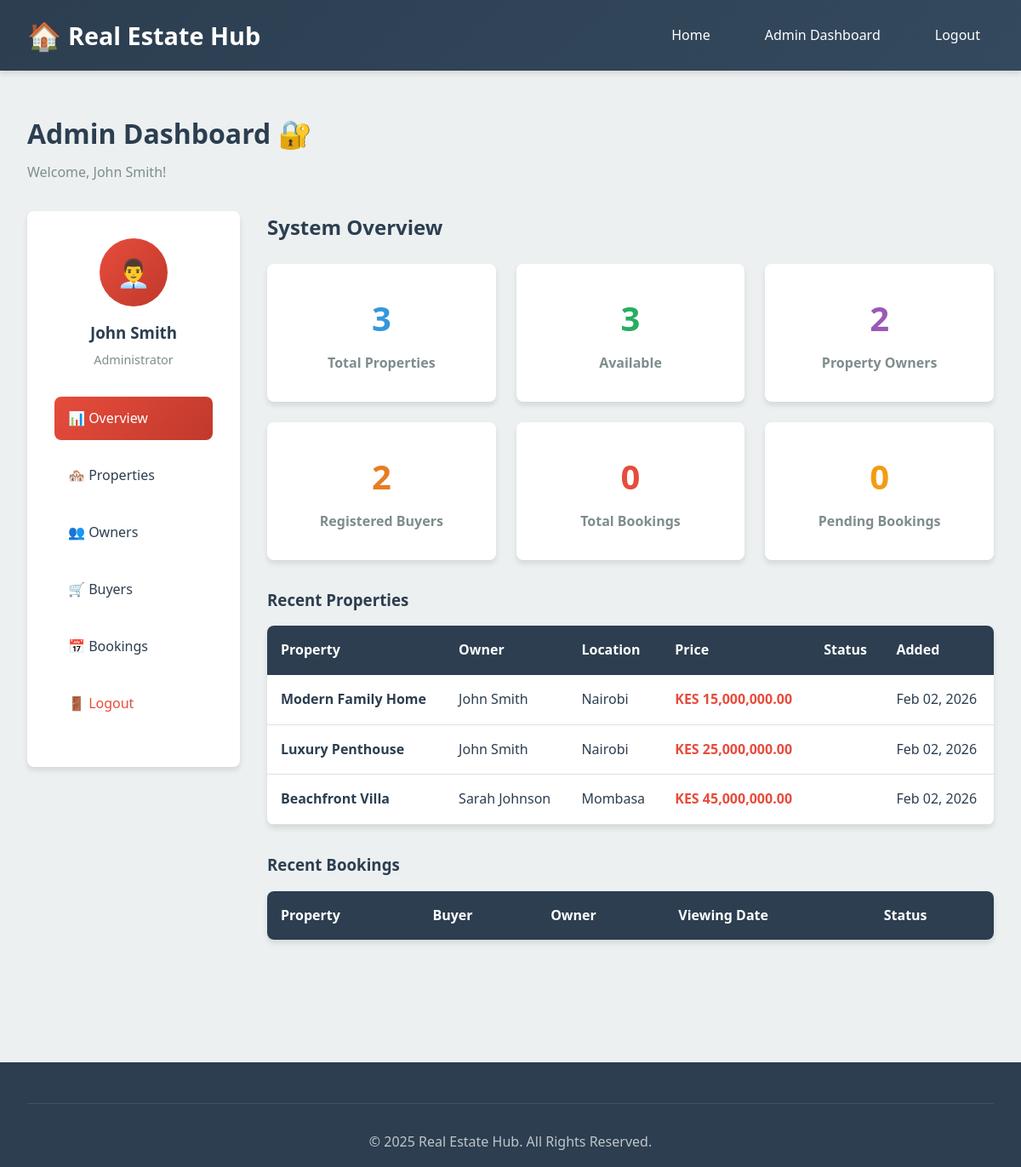
The page /admin-dashboard.php (signed in) on the database its author committed.
### tables this page shows
CREATE TABLE IF NOT EXISTS properties (
    property_id INT PRIMARY KEY AUTO_INCREMENT,
    owner_id INT NOT NULL,
    property_name VARCHAR(200) NOT NULL,
    property_type ENUM('House', 'Apartment', 'Villa', 'Land', 'Commercial') NOT NULL,
    description TEXT,
    price DECIMAL(15, 2) NOT NULL,
    location VARCHAR(200) NOT NULL,
    city VARCHAR(100) NOT NULL,
    state VARCHAR(100),
    zip_code VARCHAR(20),
    bedrooms INT,
    bathrooms INT,
    area_sqft INT,
    year_built INT,
    amenities TEXT,
    image_path VARCHAR(255),
    status ENUM('Available', 'Sold', 'Pending') DEFAULT 'Available',
    created_at TIMESTAMP DEFAULT CURRENT_TIMESTAMP,
    updated_at TIMESTAMP DEFAULT CURRENT_TIMESTAMP ON UPDATE CURRENT_TIMESTAMP,
    FOREIGN KEY (owner_id) REFERENCES owners(owner_id) ON DELETE CASCADE
);

CREATE TABLE IF NOT EXISTS owners (
    owner_id INT PRIMARY KEY AUTO_INCREMENT,
    name VARCHAR(100) NOT NULL,
    email VARCHAR(100) UNIQUE NOT NULL,
    password VARCHAR(255) NOT NULL,
    mobile_no VARCHAR(20) NOT NULL,
    address TEXT,
    no_of_houses INT DEFAULT 0,
    created_at TIMESTAMP DEFAULT CURRENT_TIMESTAMP
);

### admin-dashboard.php (the view, shortened to what this page needs)
<?php
require_once 'includes/config.php';
$stats = [
    'total_properties' => $conn->query("SELECT COUNT(*) as count FROM properties")->fetch_assoc()['count'],
    'total_owners' => $conn->query("SELECT COUNT(*) as count FROM owners")->fetch_assoc()['count'],
    'total_buyers' => $conn->query("SELECT COUNT(*) as count FROM buyers")->fetch_assoc()['count'],
    'total_bookings' => $conn->query("SELECT COUNT(*) as count FROM bookings")->fetch_assoc()['count'],
    'pending_bookings' => $conn->query("SELECT COUNT(*) as count FROM bookings WHERE status = 'Pending'")->fetch_assoc()['count'],
    'available_properties' => $conn->query("SELECT COUNT(*) as count FROM properties WHERE status = 'Available'")->fetch_assoc()['count']
];
$recent_properties = $conn->query("SELECT p.*, o.name as owner_name FROM properties p JOIN owners o ON p.owner_id = o.owner_id ORDER BY p.created_at DESC LIMIT 5");
?>
<!DOCTYPE html>
<html lang="en">
<head>
    <link rel="stylesheet" href="assets/css/style.css">
</head>
<body>
    <nav class="navbar">
        <div class="nav-container">
            <a href="index.php" class="logo">
                <span class="logo-icon">🏠</span>
                <span><?php echo SITE_NAME; ?></span>
            </a>
            <ul class="nav-menu">
                <li><a href="index.php">Home</a></li>
                <li><a href="admin-dashboard.php">Admin Dashboard</a></li>
                <li><a href="logout.php">Logout</a></li>
            </ul>
        </div>
    </nav>
    <div class="container">
        <h1 style="color: #2C3E50; margin-bottom: 0.5rem;">Admin Dashboard 🔐</h1>
        <p style="color: #7F8C8D; margin-bottom: 2rem;">Welcome, <?php echo htmlspecialchars($_SESSION['admin_name']); ?>!</p>
        <div class="admin-grid">
            <div class="admin-sidebar">
                <div style="text-align: center; margin-bottom: 2rem;">
                    <div style="width: 80px; height: 80px; background: linear-gradient(135deg, #E74C3C, #C0392B); border-radius: 50%; margin: 0 auto 1rem; display: flex; align-items: center; justify-content: center; color: white; font-size: 2rem;">
                        👨‍💼
                    </div>
                    <h3 style="color: #2C3E50; margin-bottom: 0.3rem;"><?php echo htmlspecialchars($_SESSION['admin_name']); ?></h3>
                    <p style="color: #7F8C8D; font-size: 0.9rem;">Administrator</p>
                </div>
                <ul class="admin-menu">
                    <li><a href="#overview" class="active" onclick="showSection('overview')">📊 Overview</a></li>
                    <li><a href="#properties" onclick="showSection('properties')">🏘️ Properties</a></li>
                    <li><a href="#owners" onclick="showSection('owners')">👥 Owners</a></li>
                    <li><a href="#buyers" onclick="showSection('buyers')">🛒 Buyers</a></li>
                    <li><a href="#bookings" onclick="showSection('bookings')">📅 Bookings</a></li>
                    <li><a href="logout.php" style="color: #E74C3C;">🚪 Logout</a></li>
                </ul>
            </div>
            <div>
                <div id="overview-section">
                    <h2 style="color: #2C3E50; margin-bottom: 1.5rem;">System Overview</h2>
                    <div class="stats-grid">
                        <div class="stat-card">
                            <div class="stat-number" style="color: #3498DB;"><?php echo $stats['total_properties']; ?></div>
                            <p style="color: #7F8C8D; font-weight: 600;">Total Properties</p>
                        </div>
                        <div class="stat-card">
                            <div class="stat-number" style="color: #27AE60;"><?php echo $stats['available_properties']; ?></div>
                            <p style="color: #7F8C8D; font-weight: 600;">Available</p>
                        </div>
                        <div class="stat-card">
                            <div class="stat-number" style="color: #9B59B6;"><?php echo $stats['total_owners']; ?></div>
                            <p style="color: #7F8C8D; font-weight: 600;">Property Owners</p>
                        </div>
                        <div class="stat-card">
                            <div class="stat-number" style="color: #E67E22;"><?php echo $stats['total_buyers']; ?></div>
                            <p style="color: #7F8C8D; font-weight: 600;">Registered Buyers</p>
                        </div>
                        <div class="stat-card">
                            <div class="stat-number" style="color: #E74C3C;"><?php echo $stats['total_bookings']; ?></div>
                            <p style="color: #7F8C8D; font-weight: 600;">Total Bookings</p>
                        </div>
                        <div class="stat-card">
                            <div class="stat-number" style="color: #F39C12;"><?php echo $stats['pending_bookings']; ?></div>
                            <p style="color: #7F8C8D; font-weight: 600;">Pending Bookings</p>
                        </div>
                    </div>
                    <h3 style="color: #2C3E50; margin-bottom: 1rem;">Recent Properties</h3>
                    <div class="data-table">
                        <table>
                            <thead>
                                <tr>
                                    <th>Property</th>
                                    <th>Owner</th>
                                    <th>Location</th>
                                    <th>Price</th>
                                    <th>Status</th>
                                    <th>Added</th>
                                </tr>
                            </thead>
                            <tbody>
                                <?php while($property = $recent_properties->fetch_assoc()): ?>
                                    <tr>
                                        <td><strong><?php echo htmlspecialchars($property['property_name']); ?></strong></td>
                                        <td><?php echo htmlspecialchars($property['owner_name']); ?></td>
                                        <td><?php echo htmlspecialchars($property['city']); ?></td>
                                        <td style="color: #E74C3C; font-weight: bold;">KES <?php echo number_format($property['price'], 2); ?></td>
                                        <td><span class="property-status status-<?php echo strtolower($property['status']); ?>"><?php echo $property['status']; ?></span></td>
                                        <td><?php echo date('M d, Y', strtotime($property['created_at'])); ?></td>
                                    </tr>
                                <?php endwhile; ?>
                            </tbody>
                        </table>
                    </div>
                    <h3 style="color: #2C3E50; margin-bottom: 1rem;">Recent Bookings</h3>
                    <div class="data-table">
                        <table>
                            <thead>
                                <tr>
                                    <th>Property</th>
                                    <th>Buyer</th>
                                    <th>Owner</th>
                                    <th>Viewing Date</th>
                                    <th>Status</th>
                                </tr>
                            </thead>
                        </table>
                    </div>
                </div>
            </div>
        </div>
    </div>
    <footer class="footer" style="margin-top: 4rem;">
        <div class="footer-bottom">
            <p>&copy; 2025 <?php echo SITE_NAME; ?>. All Rights Reserved.</p>
        </div>
    </footer>
</body>
</html>

### assets/css/style.css (style rules this page uses)
:root { --primary-color: #2C3E50; --secondary-color: #E74C3C; --accent-color: #3498DB; --success-color: #27AE60; --warning-color: #F39C12; --light-bg: #ECF0F1; --dark-text: #2C3E50; --light-text: #7F8C8D; --white: #FFFFFF; --shadow: 0 4px 6px rgba(0,0,0,0.1); --shadow-lg: 0 10px 25px rgba(0,0,0,0.15); --border-radius: 8px; --transition: all 0.3s ease; }
* { margin: 0; padding: 0; box-sizing: border-box; }
body { font-family: 'Segoe UI', Tahoma, Geneva, Verdana, sans-serif; line-height: 1.6; color: var(--dark-text); background-color: var(--light-bg); }
a { text-decoration: none; color: inherit; transition: var(--transition); }
.navbar { background: linear-gradient(135deg, var(--primary-color) 0%, #34495E 100%); padding: 1rem 0; box-shadow: var(--shadow); position: sticky; top: 0; z-index: 1000; }
.nav-container { max-width: 1200px; margin: 0 auto; padding: 0 2rem; display: flex; justify-content: space-between; align-items: center; }
.logo { font-size: 1.8rem; font-weight: bold; color: var(--white); display: flex; align-items: center; gap: 0.5rem; }
.logo-icon { font-size: 2rem; }
.nav-menu { display: flex; list-style: none; gap: 2rem; align-items: center; }
.nav-menu a { color: var(--white); font-weight: 500; padding: 0.5rem 1rem; border-radius: var(--border-radius); transition: var(--transition); }
.container { max-width: 1200px; margin: 0 auto; padding: 3rem 2rem; }
.property-status { position: absolute; top: 1rem; right: 1rem; padding: 0.5rem 1rem; border-radius: 20px; font-weight: bold; font-size: 0.85rem; text-transform: uppercase; }
.status-available { background: var(--success-color); color: var(--white); }
.footer { background: var(--primary-color); color: var(--white); padding: 3rem 2rem 1rem; margin-top: 4rem; }
.footer-bottom { text-align: center; padding-top: 2rem; border-top: 1px solid rgba(255,255,255,0.1); color: rgba(255,255,255,0.7); }

### admin-dashboard.php (style rules this page uses)
.admin-grid { display: grid; grid-template-columns: 250px 1fr; gap: 2rem; margin-top: 2rem; }
.admin-sidebar { background: white; padding: 2rem; border-radius: 8px; box-shadow: 0 4px 6px rgba(0,0,0,0.1); height: fit-content; position: sticky; top: 100px; }
.admin-menu { list-style: none; }
.admin-menu li { margin-bottom: 1rem; }
.admin-menu a { display: block; padding: 0.8rem 1rem; color: #2C3E50; border-radius: 8px; transition: all 0.3s; }
.admin-menu a:hover, .admin-menu a.active { background: linear-gradient(135deg, #E74C3C 0%, #C0392B 100%); color: white; }
.stats-grid { display: grid; grid-template-columns: repeat(auto-fit, minmax(200px, 1fr)); gap: 1.5rem; margin-bottom: 2rem; }
.stat-card { background: white; padding: 2rem; border-radius: 8px; box-shadow: 0 4px 6px rgba(0,0,0,0.1); text-align: center; }
.stat-number { font-size: 2.5rem; font-weight: bold; margin-bottom: 0.5rem; }
.data-table { background: white; border-radius: 8px; box-shadow: 0 4px 6px rgba(0,0,0,0.1); overflow: hidden; margin-bottom: 2rem; }
.data-table table { width: 100%; border-collapse: collapse; }
.data-table th { background: #2C3E50; color: white; padding: 1rem; text-align: left; font-weight: 600; }
.data-table td { padding: 1rem; border-bottom: 1px solid #E0E0E0; }

### rows shown on the page
properties: property_name "Modern Family Home", owner.name "John Smith", city "Nairobi", price "15,000,000.00", created_at "Feb 02, 2026"
properties: property_name "Luxury Penthouse", owner.name "John Smith", city "Nairobi", price "25,000,000.00", created_at "Feb 02, 2026"
properties: property_name "Beachfront Villa", owner.name "Sarah Johnson", city "Mombasa", price "45,000,000.00", status "AVAILABLE", created_at "Feb 02, 2026"

### other values the page prints
SITE_NAME "Real Estate Hub"
$_SESSION['admin_name'] "John Smith"
$stats['total_properties'] "3"
$stats['available_properties'] "3"
$stats['total_owners'] "2"
$stats['total_buyers'] "2"
$stats['total_bookings'] "0"
$stats['pending_bookings'] "0"
